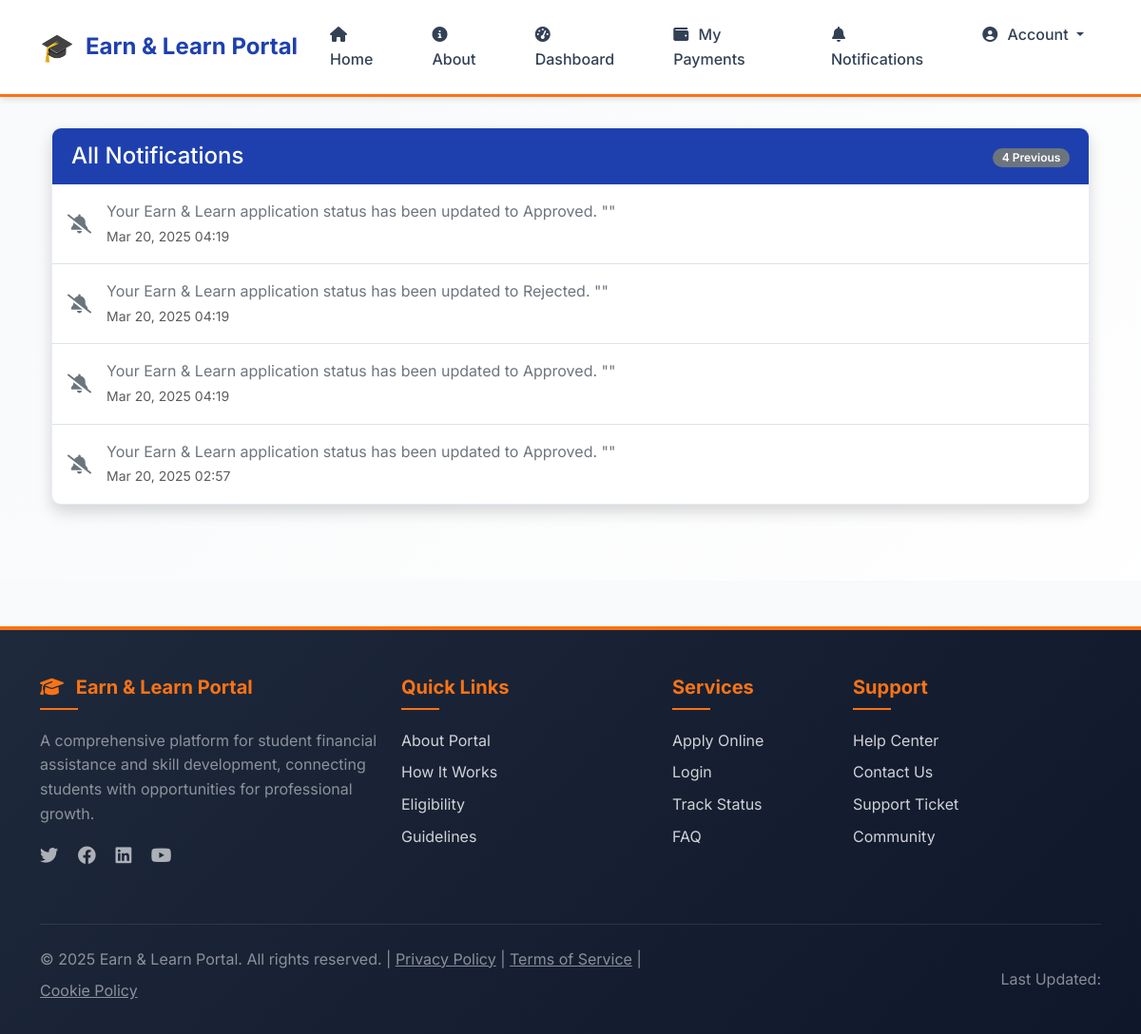
Page /notifications/all-notifications/ (signed in) on the earlier database version.
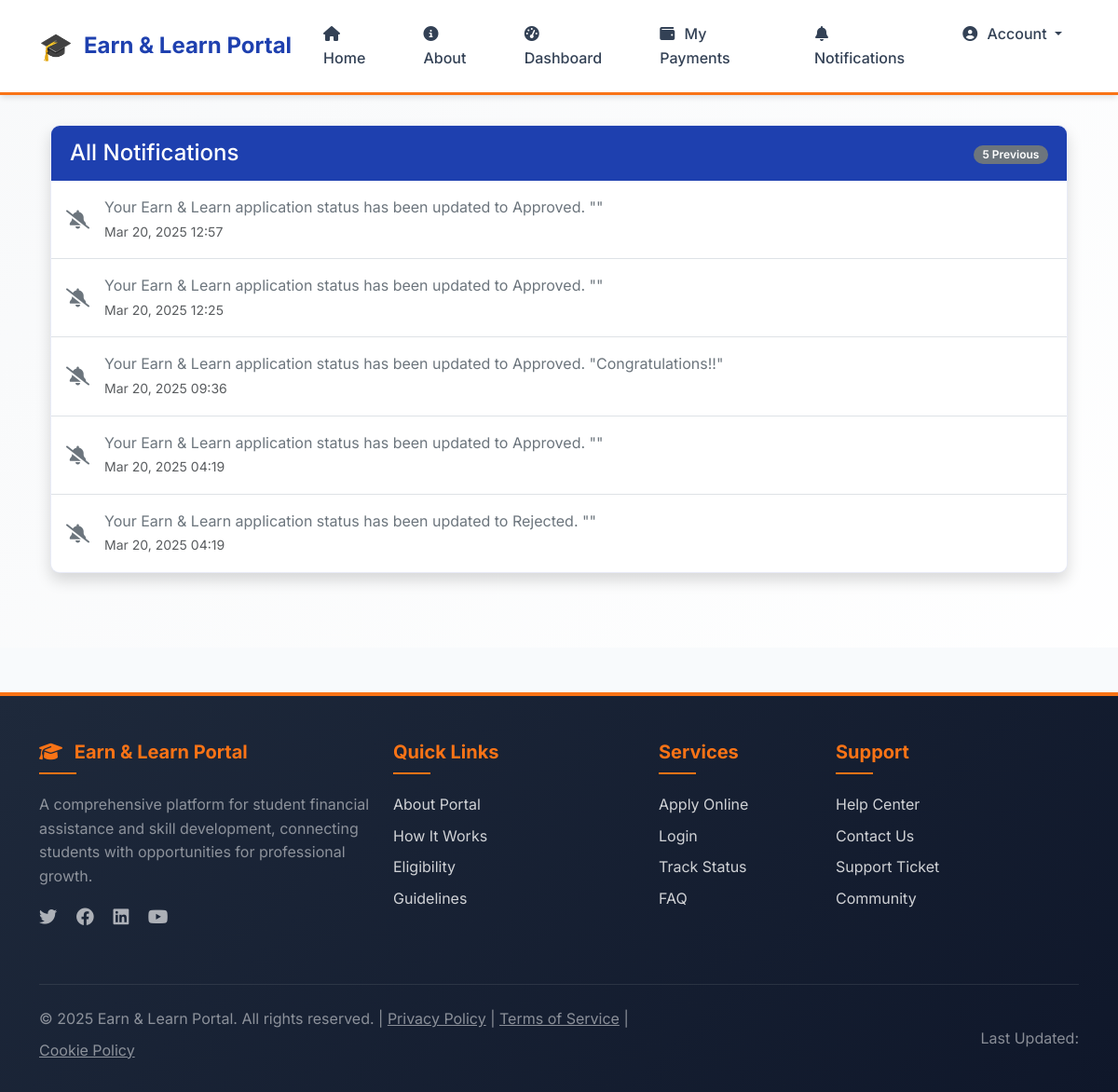
Same page on the later database version.
### notifications/models.py (models this page shows)
class Notification(models.Model):
    user = models.ForeignKey(User, on_delete=models.CASCADE)
    message = models.TextField()
    created_at = models.DateTimeField(auto_now_add=True)
    is_read = models.BooleanField(default=False)

### notifications/views.py (the view)
# urls.py: path('all-notifications/', notifications_view, name='notifications'),
@login_required
def notifications_view(request):
    unread_notifications = Notification.objects.filter(user=request.user, is_read=False).order_by('-created_at')
    read_notifications = Notification.objects.filter(user=request.user, is_read=True).order_by('-created_at')[:50]  # Limit to most recent 50 read notifications
    context = {
        'unread_notifications': unread_notifications,
        'read_notifications': read_notifications,
    }
    return render(request, 'notifications/notifications.html', context)

### notifications/context_processors.py (called while the page is built)
def unread_notifications_count(request):
    if request.user.is_authenticated:
        count = Notification.objects.filter(user=request.user, is_read=False).count()
    else:
        count = 0
    return {'unread_notifications_count': count}

### users/models.py (called while the page is built)
    def has_approved_scheme_application(self):
        if self.role != 'student':
            return False
        from scheme.models import SchemeApplication
        return SchemeApplication.objects.filter(
            student=self,
            status='Approved'
        ).exists()

### templates/notifications/notifications.html (shortened to what this page needs)
{% extends 'base.html' %}
{% block content %}
<div class="container pb-5">
    <div class="professional-card shadow">
        <div class="professional-card-header d-flex justify-content-between align-items-center">
            <h4 class="mb-0">All Notifications</h4>
            <div>
                <span class="badge bg-secondary">{{ read_notifications|length }} Previous</span>
            </div>
        </div>
        <div class="card-body p-0">
            <ul class="list-group list-group-flush">
                {% for notification in read_notifications %}
                <li class="list-group-item d-flex justify-content-between align-items-center py-3">
                    <div class="d-flex align-items-center">
                        <i class="fas fa-bell-slash text-secondary me-3 fa-lg"></i>
                        <div>
                            <p class="mb-0 text-secondary">{{ notification.message }}</p>
                            <small class="text-muted">{{ notification.created_at|date:"M d, Y H:i" }}</small>
                        </div>
                    </div>
                </li>
                {% endfor %}
            </ul>
        </div>
    </div>
</div>
{% endblock %}

Differences in the rows shown:
removed Notification: message "Your Earn & Learn application status has been updated to Approved. \"\"", created_at "Mar 20, 2025 04:19"
removed Notification: message "Your Earn & Learn application status has been updated to Approved. \"\"", created_at "Mar 20, 2025 02:57"
added Notification: message "Your Earn & Learn application status has been updated to Approved. \"\"", created_at "Mar 20, 2025 12:57"
added Notification: message "Your Earn & Learn application status has been updated to Approved. \"\"", created_at "Mar 20, 2025 12:25"
added Notification: message "Your Earn & Learn application status has been updated to Approved. \"Congratulations!!\"", created_at "Mar 20, 2025 09:36"
Other differences:
{{ read_notifications|length }}: "4" → "5"
